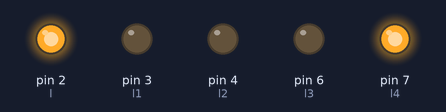
Simulated run of this sketch. Board: Arduino Uno, built with avr-gcc and run on an emulated ATmega328P. On the bench: output pins drawn as LEDs (lit = HIGH).

Above: at 0.5 s.
At 1.5 s:
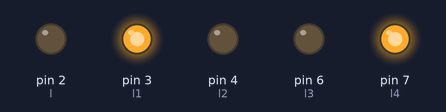
At 5.5 s:
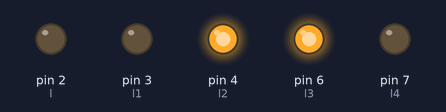
Timing chart, 0 to 6.9 s (numbered marks = the images above):
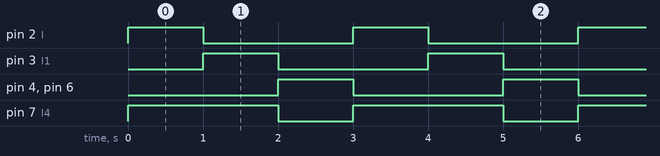

The sketch:

ejercicio_1_a1_4_.ino
```cpp
#define l 2
#define l1 3
#define l2 4
#define l3 6
#define l4 7

void setup()
{
  pinMode(l, OUTPUT);
  pinMode(l1, OUTPUT);
  pinMode(l2, OUTPUT);
  pinMode(l3, OUTPUT);
  pinMode(l4, OUTPUT);
}

void loop()
{
  digitalWrite(l3, LOW);
  digitalWrite(l2, LOW);
  digitalWrite(l, HIGH);
  digitalWrite(l4, HIGH);
  delay(1000);
  digitalWrite(l, LOW);
  digitalWrite(l1, HIGH);
  delay(1000);
  digitalWrite(l1, LOW);
  digitalWrite(l4, LOW);
  digitalWrite(l2, HIGH);
  digitalWrite(l3, HIGH);
  delay(1000);
}
```

Measured:
- by itself, pin 2 (l), pin 3 (l1), pin 4 (l2), pin 6 (l3): alternates HIGH for 1.0 s and LOW for 2.0 s
- by itself, pin 7 (l4): alternates HIGH for 2.0 s and LOW for 1.0 s
- by itself, everything shown: repeats every 3.0 s, in 3 steps
